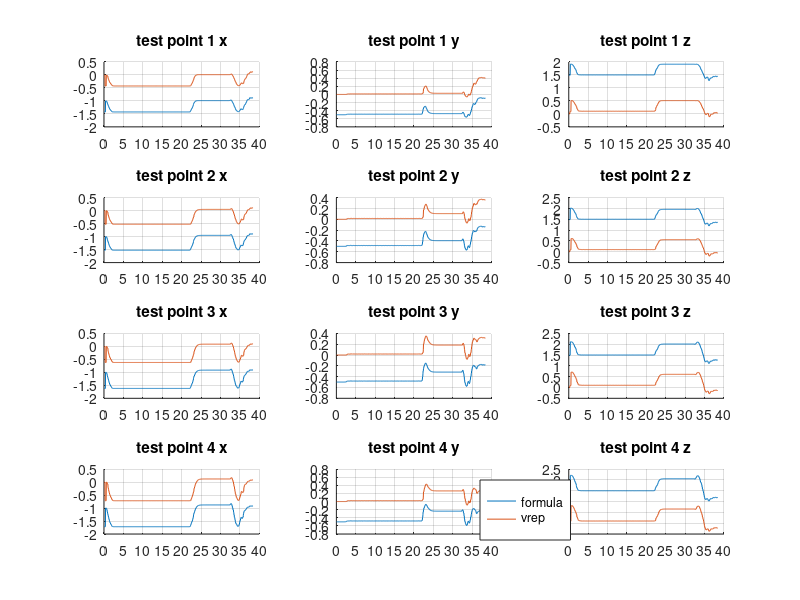
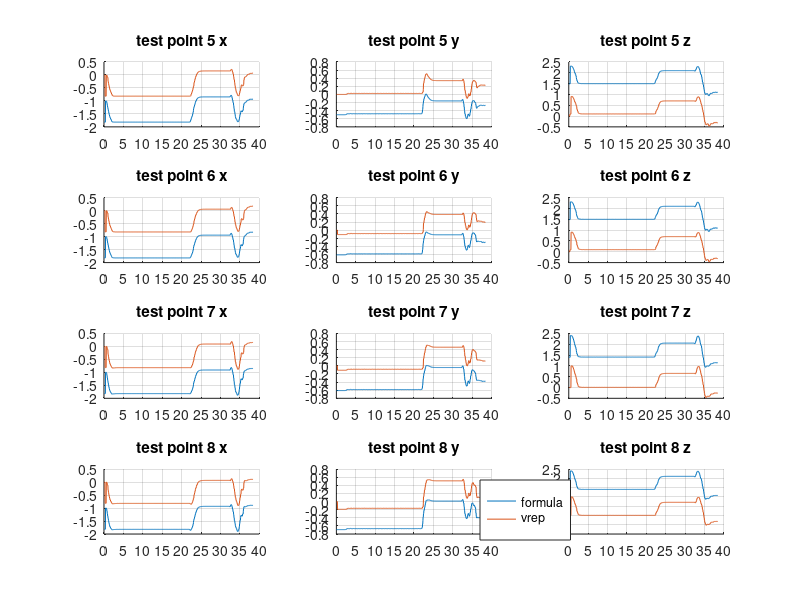

The MATLAB source for these figures, in order:
clear all
close all
clc
cd /home/robot/
low = load('data_low.csv');

%% Plot cposes
formula_cposes = low(:,1:24);
vrep_cposes =  low(:,25:48);
len = 100;
fig_1 = figure('Name', '1-4')
x_shift = -1;
y_shift = -0.5;
z_shift = 1.4;
a=1;
subplot(4,3,a);
grid on;
hold on;
plot(x_shift+formula_cposes(:,a));
plot(vrep_cposes(:,a));
title('test point 1 x');
set(gca,'XTick',0:100:100*len);
set(gca,'XTickLabel',0:0.05*100:len*100*0.05);

a=2;
subplot(4,3,a);
grid on;
hold on;
plot(y_shift+formula_cposes(:,a));
plot(vrep_cposes(:,a));
title('test point 1 y');
set(gca,'XTick',0:100:100*len);
set(gca,'XTickLabel',0:0.05*100:len*100*0.05);

a=3;
subplot(4,3,a);
grid on;
hold on;
plot(z_shift+formula_cposes(:,a));
plot(vrep_cposes(:,a));
title('test point 1 z');
set(gca,'XTick',0:100:100*len);
set(gca,'XTickLabel',0:0.05*100:len*100*0.05);

a=4;
subplot(4,3,a);
grid on;
hold on;
plot(x_shift+formula_cposes(:,a));
plot(vrep_cposes(:,a));
title('test point 2 x');
set(gca,'XTick',0:100:100*len);
set(gca,'XTickLabel',0:0.05*100:len*100*0.05);

a=5;
subplot(4,3,a);
grid on;
hold on;
plot(y_shift+formula_cposes(:,a));
plot(vrep_cposes(:,a));
title('test point 2 y');
set(gca,'XTick',0:100:100*len);
set(gca,'XTickLabel',0:0.05*100:len*100*0.05);

a=6;
subplot(4,3,a);
grid on;
hold on;
plot(z_shift+formula_cposes(:,a));
plot(vrep_cposes(:,a));
title('test point 2 z');
set(gca,'XTick',0:100:100*len);
set(gca,'XTickLabel',0:0.05*100:len*100*0.05);

a=7;
subplot(4,3,a);
grid on;
hold on;
plot(x_shift+formula_cposes(:,a));
plot(vrep_cposes(:,a));
title('test point 3 x');
set(gca,'XTick',0:100:100*len);
set(gca,'XTickLabel',0:0.05*100:len*100*0.05);

a=8;
subplot(4,3,a);
grid on;
hold on;
plot(y_shift+formula_cposes(:,a));
plot(vrep_cposes(:,a));
title('test point 3 y');
set(gca,'XTick',0:100:100*len);
set(gca,'XTickLabel',0:0.05*100:len*100*0.05);

a=9;
subplot(4,3,a);
grid on;
hold on;
plot(z_shift+formula_cposes(:,a));
plot(vrep_cposes(:,a));
title('test point 3 z');
set(gca,'XTick',0:100:100*len);
set(gca,'XTickLabel',0:0.05*100:len*100*0.05);

a=10;
subplot(4,3,a);
grid on;
hold on;
plot(x_shift+formula_cposes(:,a));
plot(vrep_cposes(:,a));
title('test point 4 x');
set(gca,'XTick',0:100:100*len);
set(gca,'XTickLabel',0:0.05*100:len*100*0.05);

a=11;
subplot(4,3,a);
grid on;
hold on;
plot(y_shift+formula_cposes(:,a));
plot(vrep_cposes(:,a));
title('test point 4 y');
set(gca,'XTick',0:100:100*len);
set(gca,'XTickLabel',0:0.05*100:len*100*0.05);

a=12;
subplot(4,3,a);
grid on;
hold on;
l1 = plot(z_shift+formula_cposes(:,a));
l2 = plot(vrep_cposes(:,a));
title('test point 4 z');
set(gca,'XTick',0:100:100*len);
set(gca,'XTickLabel',0:0.05*100:len*100*0.05);

hL = legend([l1,l2],{"formula", "vrep"});
newPosition = [0.6 0.1 0.1 0.1];
newUnits = 'normalized';
set(hL,'Position', newPosition,'Units', newUnits);

fig_2 = figure('Name', '5-8')

a=13;

subplot(4,3,a-12);
grid on;
hold on;
plot(x_shift+formula_cposes(:,a));
plot(vrep_cposes(:,a));
title('test point 5 x');
set(gca,'XTick',0:100:100*len);
set(gca,'XTickLabel',0:0.05*100:len*100*0.05);

a=14;
subplot(4,3,a-12);
grid on;
hold on;
plot(y_shift+formula_cposes(:,a));
plot(vrep_cposes(:,a));
title('test point 5 y');
set(gca,'XTick',0:100:100*len);
set(gca,'XTickLabel',0:0.05*100:len*100*0.05);

a=15;
subplot(4,3,a-12);
grid on;
hold on;
plot(z_shift+formula_cposes(:,a));
plot(vrep_cposes(:,a));
title('test point 5 z');
set(gca,'XTick',0:100:100*len);
set(gca,'XTickLabel',0:0.05*100:len*100*0.05);

a=16;
subplot(4,3,a-12);
grid on;
hold on;
plot(x_shift+formula_cposes(:,a));
plot(vrep_cposes(:,a));
title('test point 6 x');
set(gca,'XTick',0:100:100*len);
set(gca,'XTickLabel',0:0.05*100:len*100*0.05);

a=17;
subplot(4,3,a-12);
grid on;
hold on;
plot(y_shift+formula_cposes(:,a));
plot(vrep_cposes(:,a));
title('test point 6 y');
set(gca,'XTick',0:100:100*len);
set(gca,'XTickLabel',0:0.05*100:len*100*0.05);

a=18;
subplot(4,3,a-12);
grid on;
hold on;
plot(z_shift+formula_cposes(:,a));
plot(vrep_cposes(:,a));
title('test point 6 z');
set(gca,'XTick',0:100:100*len);
set(gca,'XTickLabel',0:0.05*100:len*100*0.05);

a=19;
subplot(4,3,a-12);
grid on;
hold on;
plot(x_shift+formula_cposes(:,a));
plot(vrep_cposes(:,a));
title('test point 7 x');
set(gca,'XTick',0:100:100*len);
set(gca,'XTickLabel',0:0.05*100:len*100*0.05);

a=20;
subplot(4,3,a-12);
grid on;
hold on;
plot(y_shift+formula_cposes(:,a));
plot(vrep_cposes(:,a));
title('test point 7 y');
set(gca,'XTick',0:100:100*len);
set(gca,'XTickLabel',0:0.05*100:len*100*0.05);

a=21;
subplot(4,3,a-12);
grid on;
hold on;
plot(z_shift+formula_cposes(:,a));
plot(vrep_cposes(:,a));
title('test point 7 z');
set(gca,'XTick',0:100:100*len);
set(gca,'XTickLabel',0:0.05*100:len*100*0.05);

a=22;
subplot(4,3,a-12);
grid on;
hold on;
plot(x_shift+formula_cposes(:,a));
plot(vrep_cposes(:,22));
title('test point 8 x');
set(gca,'XTick',0:100:100*len);
set(gca,'XTickLabel',0:0.05*100:len*100*0.05);

a=23
subplot(4,3,a-12);
grid on;
hold on;
plot(y_shift+formula_cposes(:,a));
plot(vrep_cposes(:,23));
title('test point 8 y');
set(gca,'XTick',0:100:100*len);
set(gca,'XTickLabel',0:0.05*100:len*100*0.05);

a=24;
subplot(4,3,a-12);
grid on;
hold on;
l1 = plot(z_shift+formula_cposes(:,a));
l2 = plot(vrep_cposes(:,24))
title('test point 8 z');
set(gca,'XTick',0:100:100*len);
set(gca,'XTickLabel',0:0.05*100:len*100*0.05);

hL = legend([l1,l2],{"formula", "vrep"});
newPosition = [0.6 0.1 0.1 0.1];
newUnits = 'normalized';
set(hL,'Position', newPosition,'Units', newUnits);

%%     Plot positions vs target
% joint_positions = data_low_2505(:,1:6);
% goal_positions =  data_low_2505(:,7:12);
% q_dot_real = data_low_2505(:,12:18);
% q_dot =  data_low_2505(:,19:24);
% len = 100;
% fig_1 = figure('Name', 'Joint positions')
% subplot(3,2,1);
% grid on;
% hold on;
% plot(joint_positions(:,1))
% plot(goal_positions(:,1))
% title('joint_{1}')
% set(gca,'XTick',0:100:100*len);
% set(gca,'XTickLabel',0:0.05*100:len*100*0.05);
% 
% subplot(3,2,2);
% grid on
% hold on;
% plot(joint_positions(:,2));
% plot(goal_positions(:,2));
% title('joint_{2}')
% set(gca,'XTick',0:100:100*len);
% set(gca,'XTickLabel',0:0.05*100:len*100*0.05);
% 
% subplot(3,2,3);
% hold on;
% grid on;
% plot(joint_positions(:,3));
% plot(goal_positions(:,3));
% title('joint_{3}')
% set(gca,'XTick',0:100:100*len);
% set(gca,'XTickLabel',0:0.05*100:len*100*0.05);
% 
% subplot(3,2,4);
% grid on;
% hold on;
% plot(joint_positions(:,4));
% plot(goal_positions(:,4));
% title('joint_{4}')
% set(gca,'XTick',0:100:100*len);
% set(gca,'XTickLabel',0:0.05*100:len*100*0.05);
% 
% subplot(3,2,5);
% grid on;
% hold on;
% plot(joint_positions(:,5));
% plot(goal_positions(:,5));
% title('joint_{5}')
% set(gca,'XTick',0:100:100*len);
% set(gca,'XTickLabel',0:0.05*100:len*100*0.05);
% 
% subplot(3,2,6);
% hold on;
% grid on;
% l1 = plot(joint_positions(:,6));
% l2 = plot(goal_positions(:,6));
% title('joint_{6}')
% set(gca,'XTick',0:100:100*len);
% set(gca,'XTickLabel',0:0.05*100:len*100*0.05);
% xlabel('time, seconds')
% 
% % Construct a Legend with the data from the sub-plots
% hL = legend([l1,l2],{"q", "q goal"});
% % Programatically move the Legend
% newPosition = [0.6 0.1 0.1 0.1];
% newUnits = 'normalized';
% set(hL,'Position', newPosition,'Units', newUnits);
% filename = sprintf('%s_%d.png', 'jp', i);
% saveas(fig_1, filename);
% 
% fig_2 = figure('Name','velocities')
% 
% subplot(3,2,1);
% grid on;
% hold on;
% plot(q_dot_real(:,1));
% plot(q_dot(:,1));
% title('joint_{1}');
% set(gca,'XTick',0:100:100*len);
% set(gca,'XTickLabel',0:0.05*100:len*100*0.05);
% 
% subplot(3,2,2);
% grid on
% hold on;
% plot(q_dot_real(:,2));
% plot(q_dot(:,2));
% title('joint_{2}');
% set(gca,'XTick',0:100:100*len);
% set(gca,'XTickLabel',0:0.05*100:len*100*0.05);
% subplot(3,2,3);
% hold on;
% grid on;
% plot(q_dot_real(:,3));
% plot(q_dot(:,3));
% title('joint_{3}');
% set(gca,'XTick',0:100:100*len);
% set(gca,'XTickLabel',0:0.05*100:len*100*0.05);
% 
% subplot(3,2,4);
% grid on;
% hold on;
% plot(q_dot_real(:,4));
% plot(q_dot(:,4));
% title('joint_{4}');
% set(gca,'XTick',0:100:100*len);
% set(gca,'XTickLabel',0:0.05*100:len*100*0.05);
% 
% subplot(3,2,5);
% grid on;
% hold on;
% plot(q_dot_real(:,5));
% plot(q_dot(:,5));
% title('joint_{5}');
% set(gca,'XTick',0:100:100*len);
% set(gca,'XTickLabel',0:0.05*100:len*100*0.05);
% 
% subplot(3,2,6);
% hold on;
% grid on;
% l1 = plot(q_dot_real(:,6));
% l2 = plot(q_dot(:,6));
% title('joint_{6}');
% set(gca,'XTick',0:100:100*len);
% set(gca,'XTickLabel',0:0.05*100:len*100*0.05);
% xlabel('time, seconds')
% 
% hL = legend([l1,l2],{"real velocity", "MPC solutions"});
% newPosition = [0.6 0.1 0.1 0.1];
% newUnits = 'normalized';
% set(hL,'Position', newPosition,'Units', newUnits);
% filename = sprintf('%s_%d.png', 'vel_i', i);
% saveas(fig_2, filename);
